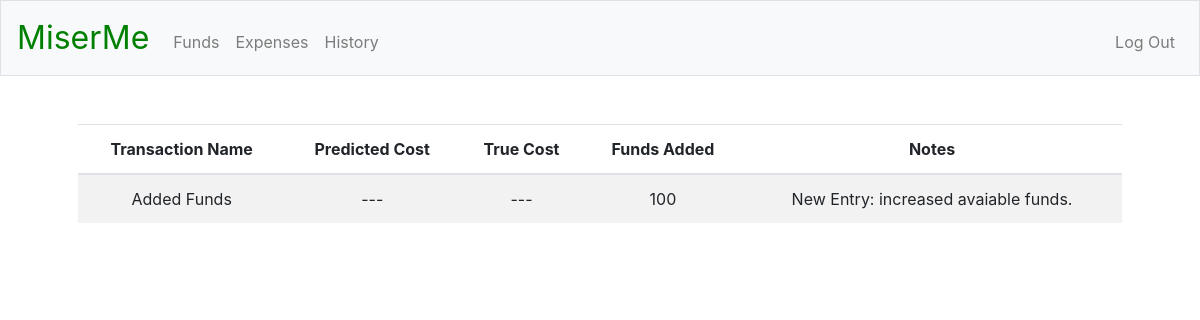
The page /history (signed in) on the database as committed earlier.
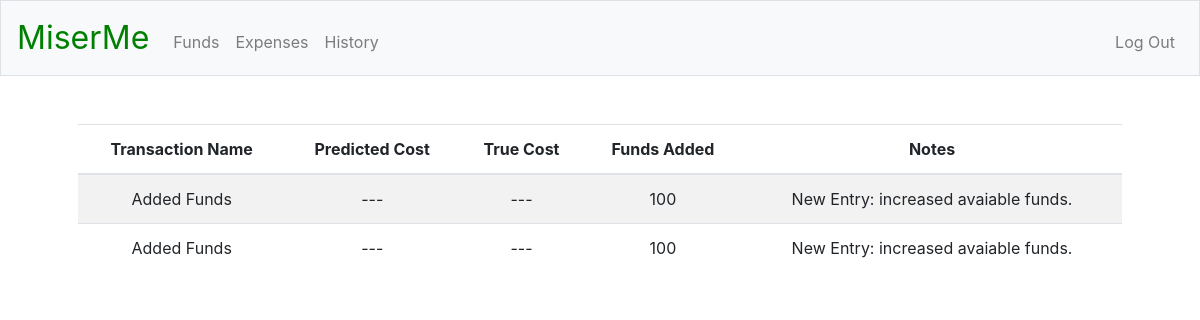
The same page on the database as committed later.
### tables this page shows
CREATE TABLE history (
history_id INTEGER PRIMARY KEY AUTOINCREMENT NOT NULL,
user_id INTEGER NOT NULL,
txn_name TEXT DEFAULT "---" NOT NULL,
date TEXT DEFAULT "---" NOT NULL,
predicted_cost NUMERIC DEFAULT "---" NOT NULL,
true_cost NUMERIC DEFAULT "---" NOT NULL,
funds_added NUMERIC DEFAULT "---" NOT NULL,
notes VARCHAR(255) DEFAULT "---" NOT NULL,
FOREIGN KEY(user_id) REFERENCES registants(id));

### app.py (the view)
@app.route("/history")
@login_required
def history():
    c.execute("""
    SELECT txn_name, predicted_cost, true_cost, funds_added, notes FROM history WHERE user_id = :user_id;
    """, {"user_id": session["user_id"]})
    rows = c.fetchall()
    entries = []
    for row in rows:
        entries.append({
            "name": row[0],
            "predict": row[1],
            "true": row[2],
            "funds_added": row[3],
            "notes": row[4]
        })
    return render_template("history.html", entries = entries)

### helpers.py (called while the page is built)
def login_required(f):
    @wraps(f)
    def decorated_functions(*args, **kwargs):
        if session.get("user_id") is None:
            return redirect("/login")
        return f(*args, **kwargs)
    return decorated_functions

### templates/history.html (shortened to what this page needs)
{% extends "layout.html" %}
{% block main %}
    <table class="table table-striped">
        <thead>
            <tr>
                <th>Transaction Name</th>
                <th>Predicted Cost</th>
                <th>True Cost</th>
                <th>Funds Added</th>
                <th>Notes</th>
            </tr>
        </thead>
        <tbody>
            {% for i in entries %}
            <tr>
                <td>{{ i["name"] }}</td>
                <td>{{ i["predict"] }}</td>
                <td>{{ i["true"] }}</td>
                <td>{{ i["funds_added"] }}</td>
                <td>{{ i["notes"] }}</td>
            </tr>
            {% endfor %}
        </tbody>
    </table>
{% endblock %}

### templates/layout.html (shortened to what this page needs)
<!DOCTYPE html>
<html lang="en">
    <head>
        <link rel="stylesheet" href="https://stackpath.bootstrapcdn.com/bootstrap/4.5.2/css/bootstrap.min.css">
        <link href="/static/styles.css" rel="stylesheet">
    </head>
    <body>
        <nav class="navbar navbar-expand-md navbar-light bg-light border">
            <a class="navbar-brand" href="/"><span class="miserme_brand">MiserMe</span></a>
            <div class="collapse navbar-collapse" id="navbar">
                {% if session.user_id %}
                    <ul class="navbar-nav mr-auto mt-2">
                        <li class="nav-item"><a class="nav-link" href="/add_funds">Funds</a></li>
                        <li class="nav-item"><a class="nav-link" href="/expense">Expenses</a></li>
                        <li class="nav-item"><a class="nav-link" href="/history">History</a></li>
                    </ul>
                    <ul class="navbar-nav ml-auto mt-2">
                        <li class="nav-item"><a class="nav-link" href="/logout">Log Out</a></li>
                    </ul>
                {% else %}
                    <ul class="navbar-nav ml-auto mt-2">
                        <li class="nav-item"><a class="nav-link" href="/register">Register</a></li>
                        <li class="nav-item"><a class="nav-link" href="/login">Log In</a></li>
                    </ul>
                {% endif %}
            </div>
        </nav>
        <main class="container p-5">
            {% block main %}{% endblock %}
        </main>
    </body>
</html>

### static/styles.css (style rules this page uses)
main { overflow-x: auto; text-align: center; }
nav .navbar-brand { font-size: xx-large; }
nav .navbar-brand .miserme_brand { color: green; }

Rows that differ between the two databases and show on the page:
added history: name "Added Funds", predict "---", true "---", funds_added "100", notes "New Entry: increased avaiable funds."
